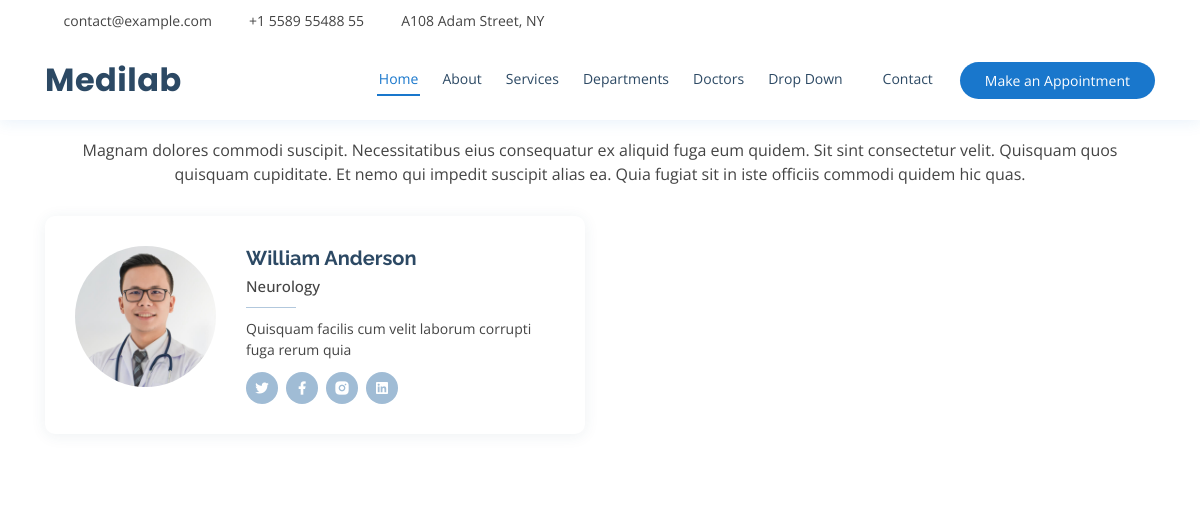
The app's page /Neurology/William-Anderson/ with its own data.
### dapp/models.py (models this page shows, shortened)
class docters(models.Model):
    name = models.CharField(max_length=250, unique=True)
    slug = models.SlugField(max_length=250, unique=True)
    desc = models.TextField(blank=True)
    image = models.ImageField(upload_to='category', blank=True)
    category=models.ForeignKey(department,on_delete=models.CASCADE)

class department(models.Model):
    dep_name=models.CharField(max_length=250,unique=True)
    slug=models.SlugField(max_length=250,unique=True)
    desc=models.TextField(blank=True)
    class Meta:
        ordering=('dep_name',)
        verbose_name='department'
        verbose_name_plural='department'
    def __str__(self):
        return '{}'.format(self.dep_name)

### dapp/views.py (the view)
# urls.py: path('<slug:c_slug>/<slug:product_slug>/', views.ProCatDetail, name='ProCatDetail'),
def ProCatDetail(request,c_slug,product_slug):
    try:
        product = docters.objects.get(category__slug=c_slug,slug=product_slug)
    except Exception as e:
            raise e
    return render(request,'product.html',{'product':product})

### templates/product.html (shortened to what this page needs)
{% load static %}
<!DOCTYPE html>
<html lang="en">
<head>
  <link href="{% static 'vendor/bootstrap/css/bootstrap.min.css' %}" rel="stylesheet">
  <link href="{% static 'vendor/icofont/icofont.min.css' %}" rel="stylesheet">
  <link href="{% static 'vendor/boxicons/css/boxicons.min.css' %}" rel="stylesheet">
  <link href="{% static 'vendor/venobox/venobox.css' %}" rel="stylesheet">
  <link href="{% static 'vendor/animate.css/animate.min.css' %}" rel="stylesheet">
  <link href="{% static 'vendor/remixicon/remixicon.css' %}" rel="stylesheet">
  <link href="{% static 'vendor/owl.carousel/assets/owl.carousel.min.css' %}" rel="stylesheet">
  <link href="{% static 'vendor/bootstrap-datepicker/css/bootstrap-datepicker.min.css' %}" rel="stylesheet">
  <link href="{% static 'css/style.css' %}" rel="stylesheet">
</head>
<body>
  <div id="topbar" class="d-none d-lg-flex align-items-center fixed-top">
    <div class="container d-flex">
      <div class="contact-info mr-auto">
        <i class="icofont-envelope"></i> <a href="mailto:contact@example.com">contact@example.com</a>
        <i class="icofont-phone"></i> +1 5589 55488 55
        <i class="icofont-google-map"></i> A108 Adam Street, NY
      </div>
      <div class="social-links">
        <a href="#" class="twitter"><i class="icofont-twitter"></i></a>
        <a href="#" class="facebook"><i class="icofont-facebook"></i></a>
        <a href="#" class="instagram"><i class="icofont-instagram"></i></a>
        <a href="#" class="skype"><i class="icofont-skype"></i></a>
        <a href="#" class="linkedin"><i class="icofont-linkedin"></i></i></a>
      </div>
    </div>
  </div>
  <header id="header" class="fixed-top">
    <div class="container d-flex align-items-center">
      <h1 class="logo mr-auto"><a href="index.html">Medilab</a></h1>
      <nav class="nav-menu d-none d-lg-block">
        <ul>
          <li class="active"><a href="index.html">Home</a></li>
          <li><a href="#about">About</a></li>
          <li><a href="#services">Services</a></li>
          <li><a href="#departments">Departments</a></li>
          <li><a href="#doctors">Doctors</a></li>
          <li class="drop-down"><a href="">Drop Down</a>
          </li>
          <li><a href="#contact">Contact</a></li>
        </ul>
      </nav>
      <a href="#appointment" class="appointment-btn scrollto">Make an Appointment</a>
    </div>
  </header>
<section id="doctors" class="doctors">
      <div class="container">
        <div class="section-title">
          <h2>Doctors</h2>
          <p>Magnam dolores commodi suscipit. Necessitatibus eius consequatur ex aliquid fuga eum quidem. Sit sint consectetur velit. Quisquam quos quisquam cupiditate. Et nemo qui impedit suscipit alias ea. Quia fugiat sit in iste officiis commodi quidem hic quas.</p>
        </div>
        <div class="row">
          <div class="col-lg-6">
            <div class="member d-flex align-items-start">
              <div class="pic"><img src="{{product.image.url}}" class="img-fluid" alt=""></div>
              <div class="member-info">
                <h4>{{product.name}}</h4>
                <span>{{product.category}}</span>
                <p>{{product.desc}}</p>
                <div class="social">
                  <a href=""><i class="ri-twitter-fill"></i></a>
                  <a href=""><i class="ri-facebook-fill"></i></a>
                  <a href=""><i class="ri-instagram-fill"></i></a>
                  <a href=""> <i class="ri-linkedin-box-fill"></i> </a>
                </div>
              </div>
            </div>
          </div>
        </div>
      </div>
    </section>

### static/css/style.css (style rules this page uses)
body { font-family: "Open Sans", sans-serif; color: #444444; }
a { color: #1977cc; }
h1, h2, h3, h4, h5, h6 { font-family: "Raleway", sans-serif; }
#topbar { background: #fff; height: 40px; font-size: 14px; transition: all 0.5s; }
#topbar .contact-info a { line-height: 1; color: #444444; transition: 0.3s; }
#topbar .contact-info i { color: #1977cc; padding-right: 4px; margin-left: 15px; }
#topbar .contact-info i:first-child { margin-left: 0; }
#topbar .social-links a { color: #437099; padding-left: 15px; display: inline-block; line-height: 1px; transition: 0.3s; }
#topbar .social-links a:first-child { border-left: 0; }
#header { background: #fff; transition: all 0.5s; z-index: 997; padding: 15px 0; top: 40px; box-shadow: 0px 2px 15px rgba(25, 119, 204, 0.1); }
#header .logo { font-size: 32px; margin: 0; padding: 0; line-height: 1; font-weight: 700; letter-spacing: 0.5px; font-family: "Poppins", sans-serif; }
#header .logo a { color: #2c4964; }
.nav-menu ul { margin: 0; padding: 0; list-style: none; }
.nav-menu > ul { display: flex; }
.nav-menu > ul > li { position: relative; white-space: nowrap; padding: 8px 0 8px 20px; }
.nav-menu a { display: block; position: relative; color: #2c4964; transition: 0.3s; font-size: 14px; font-family: "Open Sans", sans-serif; padding: 5px 2px; border-bottom: 2px solid #fff; }
.nav-menu a:hover, .nav-menu .active > a, .nav-menu li:hover > a { color: #1977cc; border-color: #1977cc; }
.nav-menu .drop-down > a:after { content: "\ea99"; font-family: IcoFont; padding-left: 5px; }
.appointment-btn { margin-left: 25px; background: #1977cc; color: #fff; border-radius: 50px; padding: 8px 25px; white-space: nowrap; transition: 0.3s; font-size: 14px; display: inline-block; }
section { padding: 60px 0; overflow: hidden; }
.section-title { text-align: center; padding-bottom: 30px; }
.section-title h2 { font-size: 32px; font-weight: bold; margin-bottom: 20px; padding-bottom: 20px; position: relative; color: #2c4964; }
.section-title h2::before { content: ''; position: absolute; display: block; width: 120px; height: 1px; background: #ddd; bottom: 1px; left: calc(50% - 60px); }
.section-title h2::after { content: ''; position: absolute; display: block; width: 40px; height: 3px; background: #1977cc; bottom: 0; left: calc(50% - 20px); }
.section-title p { margin-bottom: 0; }
.doctors { background: #fff; }
.doctors .member { position: relative; box-shadow: 0px 2px 15px rgba(44, 73, 100, 0.08); padding: 30px; border-radius: 10px; }
.doctors .member .pic { overflow: hidden; width: 180px; border-radius: 50%; }
.doctors .member .pic img { transition: ease-in-out 0.3s; }
.doctors .member .member-info { padding-left: 30px; }
.doctors .member h4 { font-weight: 700; margin-bottom: 5px; font-size: 20px; color: #2c4964; }
.doctors .member span { display: block; font-size: 15px; padding-bottom: 10px; position: relative; font-weight: 500; }
.doctors .member span::after { content: ''; position: absolute; display: block; width: 50px; height: 1px; background: #b2c8dd; bottom: 0; left: 0; }
.doctors .member p { margin: 10px 0 0 0; font-size: 14px; }
.doctors .member .social { margin-top: 12px; display: flex; align-items: center; justify-content: flex-start; }
.doctors .member .social a { transition: ease-in-out 0.3s; display: flex; align-items: center; justify-content: center; border-radius: 50px; width: 32px; height: 32px; background: #a0bcd5; }
.doctors .member .social a i { color: #fff; font-size: 16px; margin: 0 2px; }
.doctors .member .social a + a { margin-left: 8px; }

### records on screen
docters: image (picture), name "William Anderson", category "Neurology", desc "Quisquam facilis cum velit laborum corrupti fuga rerum quia"
